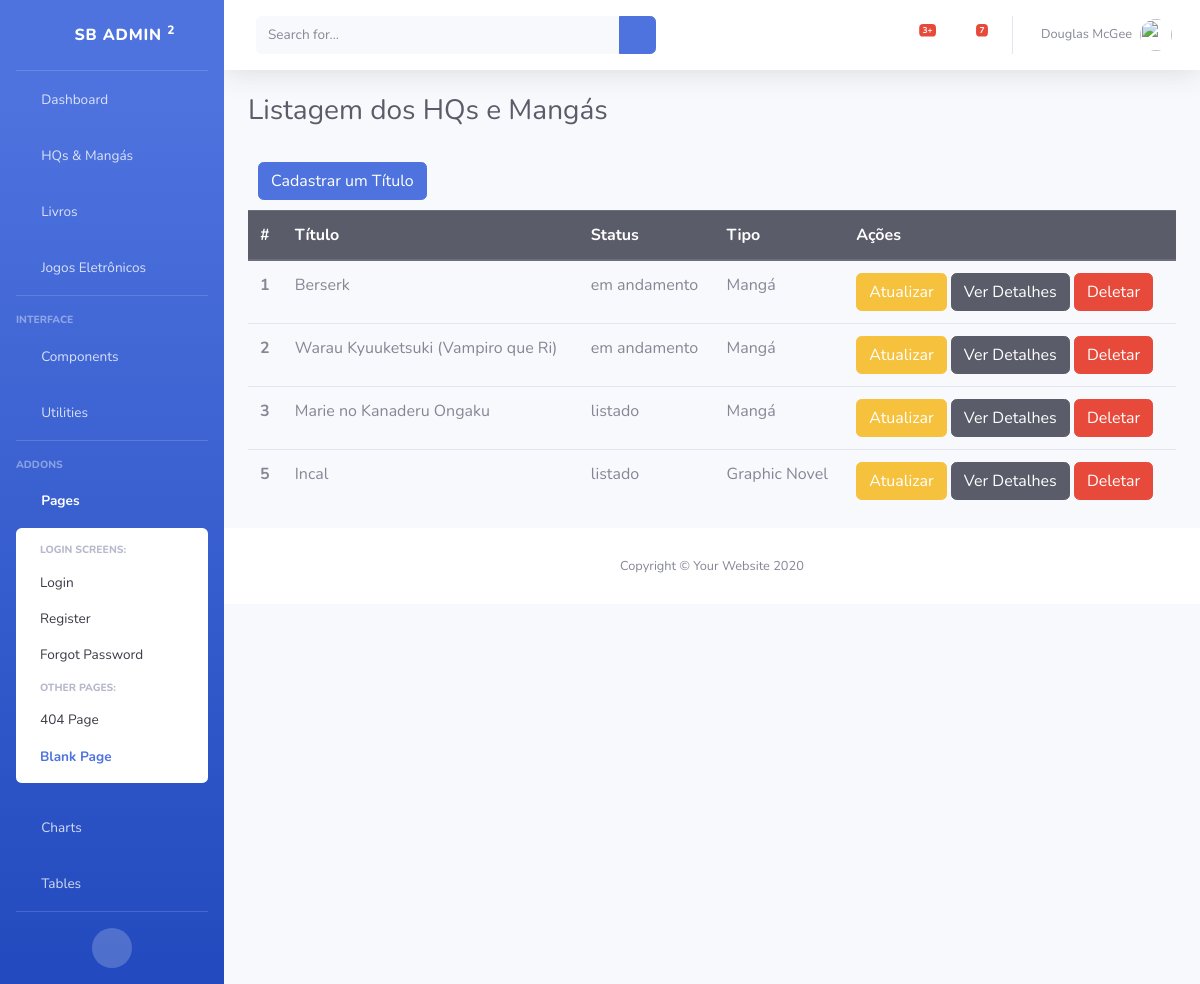
The page /pop/ on the database as committed earlier.
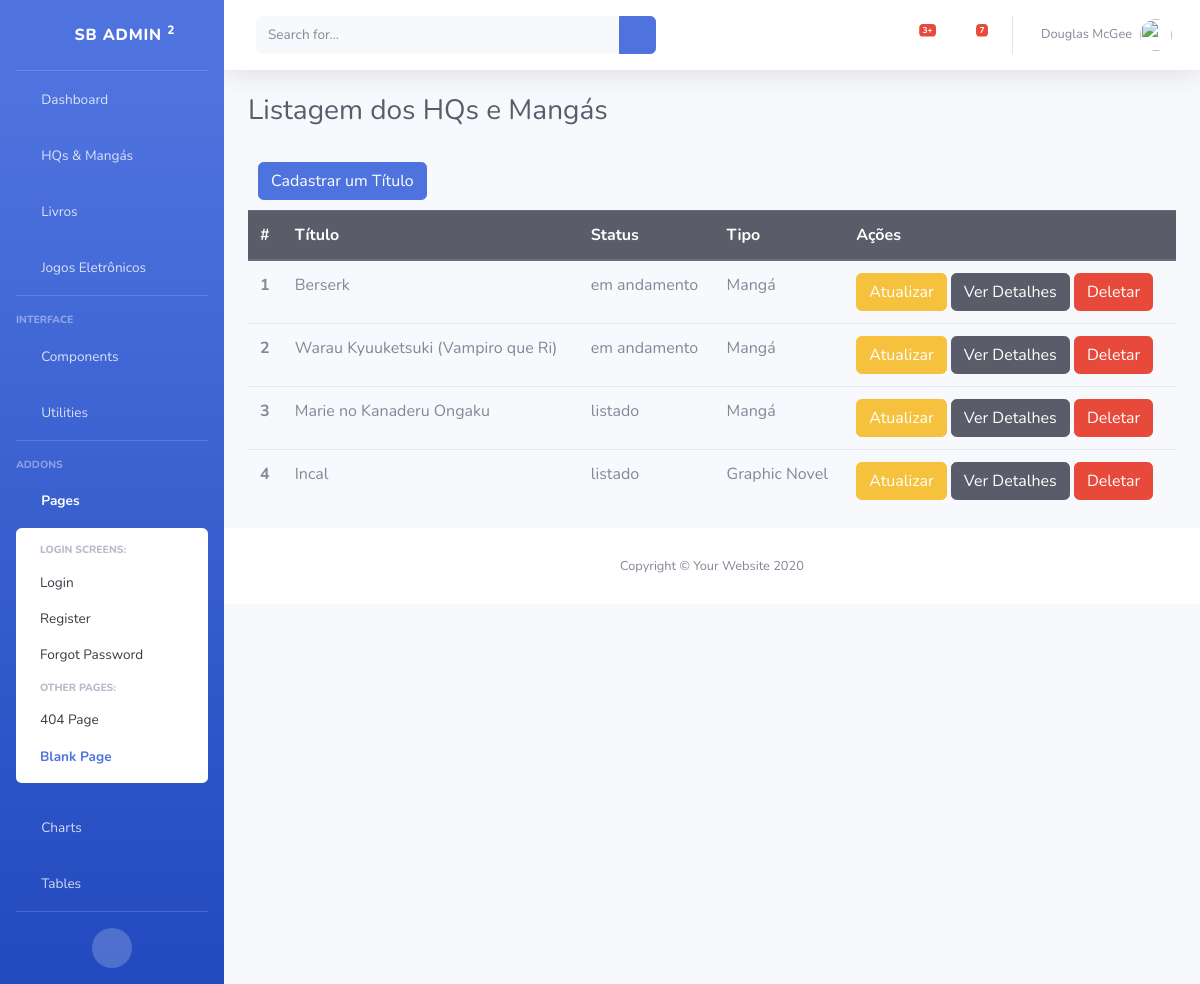
The same page on the database as committed later.
### pop/models/quadrinhos.py (models this page shows, shortened)
class Quadrinhos(models.Model):
    STATUS_CHOICES = [
        ('concluído', 'Concluído'),
        ('em andamento', 'Em andamento'),
        ('hiatus', 'Hiatus'),
        ('listado', 'Listado'),
    ]
    SOURCE_CHOICES = [
        ('HQ', 'HQ'),
        ('Mangá', 'Mangá'),
        ('HQ nacional', 'HQ Nacional'),
        ('Graphic Novel', 'Graphic Novel'),
    ]
    nome = models.CharField(max_length=100)
    link = models.URLField()
    foto = models.ImageField(upload_to='quadrinhos/', null=True)
    descricao = models.TextField()
    status = models.CharField(max_length=30, choices=STATUS_CHOICES)
    tipo = models.CharField(max_length=30, choices=SOURCE_CHOICES)

### pop/views/quadrinhos.py (the view)
# urls.py: path('', QuadrinhosList.as_view(), name='quadrinhos_list'),
class QuadrinhosList(ListView):
    model = Quadrinhos
    template_name = 'pop/list_hq_manga.html'

### www/templates/pop/list_hq_manga.html
{% extends 'base/base.html' %}
{% load static %}
{% block content %}
                    <div class="container-fluid">
                        <h1 class="h3 mb-4 text-gray-800">Listagem dos HQs e Mangás</h1>
                            <div class="col-md-4">
                                <div class="row">
                                    <a href="{% url 'quadrinhos_add' %}" class="btn btn-primary" style="margin: 10px">Cadastrar um Título</a>
                                </div>
                            </div>
                            <table class="table">
                              <thead class="thead-dark">
                                <tr>
                                  <th scope="col">#</th>
                                  <th scope="col">Título</th>
                                  <th scope="col">Status</th>
                                  <th scope="col">Tipo</th>
                                  <th scope="col">Ações</th>
                                </tr>
                              </thead>
                              <tbody>
                              {%  for quadrinho in object_list %}
                                <tr>
                                  <th scope="row">{{ quadrinho.id }}</th>
                                  <td>{{ quadrinho.nome }}</td>
                                  <td>{{ quadrinho.status }}</td>
                                  <td>{{ quadrinho.tipo }}</td>
                                  <td>
                                      <a href="{% url 'quadrinhos_update' quadrinho.id %}" class="btn btn-warning">Atualizar</a>
                                      <a href="{% url 'quadrinhos_detail' quadrinho.id %}" class="btn btn-dark">Ver Detalhes</a>
                                      <a href="{% url 'quadrinhos_delete' quadrinho.id %}" class="btn btn-danger">Deletar</a>
                                  </td>
                                </tr>
                              {% endfor %}
                              </tbody>
                            </table>
                    </div>
    {% block footer %}
        {% include 'base/footer.html' %}
    {% endblock footer %}
{% endblock content %}

### www/templates/base/base.html (shortened to what this page needs)
{% load static %}
<!DOCTYPE html>
<html lang="pt-br">
<head>
    <link href="{%  static 'vendor/fontawesome-free/css/all.min.css' %}" rel="stylesheet" type="text/css">
    <link href="{% static 'css/sb-admin-2.min.css' %}" rel="stylesheet">
</head>
<body id="page-top">
    <div id="wrapper">
        <ul class="navbar-nav bg-gradient-primary sidebar sidebar-dark accordion" id="accordionSidebar">
            <a class="sidebar-brand d-flex align-items-center justify-content-center" href="index.html">
                <div class="sidebar-brand-icon rotate-n-15">
                    <i class="fas fa-laugh-wink"></i>
                </div>
                <div class="sidebar-brand-text mx-3">SB Admin <sup>2</sup></div>
            </a>
            <hr class="sidebar-divider my-0">
            <li class="nav-item">
                <a class="nav-link" href="index.html">
                    <i class="fas fa-fw fa-tachometer-alt"></i>
                    <span>Dashboard</span></a>
            </li>
            <li class="nav-item">
                <a class="nav-link" href="{% url 'quadrinhos_list' %}">
                    <i class="fas fa-fw fa-tachometer-alt"></i>
                    <span>HQs & Mangás</span></a>
            </li>
            <li class="nav-item">
                <a class="nav-link" href="{% url 'livros_list' %}">
                    <i class="fas fa-fw fa-tachometer-alt"></i>
                    <span>Livros</span></a>
            </li>
            <li class="nav-item">
                <a class="nav-link" href="{% url 'jogos_eletronicos_list' %}">
                    <i class="fas fa-fw fa-tachometer-alt"></i>
                    <span>Jogos Eletrônicos</span></a>
            </li>
            <hr class="sidebar-divider">
            <div class="sidebar-heading">
                Interface
            </div>
            <li class="nav-item">
                <a class="nav-link collapsed" href="#" data-toggle="collapse" data-target="#collapseTwo"
                    aria-expanded="true" aria-controls="collapseTwo">
                    <i class="fas fa-fw fa-cog"></i>
                    <span>Components</span>
                </a>
            </li>
            <li class="nav-item">
                <a class="nav-link collapsed" href="#" data-toggle="collapse" data-target="#collapseUtilities"
                    aria-expanded="true" aria-controls="collapseUtilities">
                    <i class="fas fa-fw fa-wrench"></i>
                    <span>Utilities</span>
                </a>
            </li>
            <hr class="sidebar-divider">
            <div class="sidebar-heading">
                Addons
            </div>
            <li class="nav-item active">
                <a class="nav-link" href="#" data-toggle="collapse" data-target="#collapsePages" aria-expanded="true"
                    aria-controls="collapsePages">
                    <i class="fas fa-fw fa-folder"></i>
                    <span>Pages</span>
                </a>
                <div id="collapsePages" class="collapse show" aria-labelledby="headingPages"
                    data-parent="#accordionSidebar">
                    <div class="bg-white py-2 collapse-inner rounded">
                        <h6 class="collapse-header">Login Screens:</h6>
                        <a class="collapse-item" href="login.html">Login</a>
                        <a class="collapse-item" href="register.html">Register</a>
                        <a class="collapse-item" href="forgot-password.html">Forgot Password</a>
                        <h6 class="collapse-header">Other Pages:</h6>
                        <a class="collapse-item" href="404.html">404 Page</a>
                        <a class="collapse-item active" href="blank.html">Blank Page</a>
                    </div>
                </div>
            </li>
            <li class="nav-item">
                <a class="nav-link" href="charts.html">
                    <i class="fas fa-fw fa-chart-area"></i>
                    <span>Charts</span></a>
            </li>
            <li class="nav-item">
                <a class="nav-link" href="tables.html">
                    <i class="fas fa-fw fa-table"></i>
                    <span>Tables</span></a>
            </li>
            <hr class="sidebar-divider d-none d-md-block">
            <div class="text-center d-none d-md-inline">
                <button class="rounded-circle border-0" id="sidebarToggle"></button>
            </div>
        </ul>
        <div id="content-wrapper" class="d-flex flex-column">
            <div id="content">
                <nav class="navbar navbar-expand navbar-light bg-white topbar mb-4 static-top shadow">
                    <form
                        class="d-none d-sm-inline-block form-inline mr-auto ml-md-3 my-2 my-md-0 mw-100 navbar-search">
                        <div class="input-group">
                            <input type="text" class="form-control bg-light border-0 small" placeholder="Search for..."
                                aria-label="Search" aria-describedby="basic-addon2">
                            <div class="input-group-append">
                                <button class="btn btn-primary" type="button">
                                    <i class="fas fa-search fa-sm"></i>
                                </button>
                            </div>
                        </div>
                    </form>
                    <ul class="navbar-nav ml-auto">
                        <li class="nav-item dropdown no-arrow mx-1">
                            <a class="nav-link dropdown-toggle" href="#" id="alertsDropdown" role="button"
                                data-toggle="dropdown" aria-haspopup="true" aria-expanded="false">
                                <i class="fas fa-bell fa-fw"></i>
                                <span class="badge badge-danger badge-counter">3+</span>
                            </a>
                        </li>
                        <li class="nav-item dropdown no-arrow mx-1">
                            <a class="nav-link dropdown-toggle" href="#" id="messagesDropdown" role="button"
                                data-toggle="dropdown" aria-haspopup="true" aria-expanded="false">
                                <i class="fas fa-envelope fa-fw"></i>
                                <span class="badge badge-danger badge-counter">7</span>
                            </a>
                        </li>
                        <li class="nav-item dropdown no-arrow">
                            <a class="nav-link dropdown-toggle" href="#" id="userDropdown" role="button"
                                data-toggle="dropdown" aria-haspopup="true" aria-expanded="false">
                                <span class="mr-2 d-none d-lg-inline text-gray-600 small">Douglas McGee</span>
                                <img class="img-profile rounded-circle"
                                    src="img/undraw_profile.svg">
                            </a>
                        </li>
                    </ul>
                </nav>
                {%  block content %} {% endblock content %}
            </div>
</body>
</html>

### www/templates/base/footer.html (shortened to what this page needs)
{% load static %}
{% block footer %}
            <footer class="sticky-footer bg-white">
                <div class="container my-auto">
                    <div class="copyright text-center my-auto">
                        <span>Copyright &copy; Your Website 2020</span>
                    </div>
                </div>
            </footer>
        </div>
    </div>
{% endblock footer %}

Rows that differ between the two databases and show on the page:
removed Quadrinhos: id "5", nome "Incal", status "listado", tipo "Graphic Novel"
added Quadrinhos: id "4", nome "Incal", status "listado", tipo "Graphic Novel"
